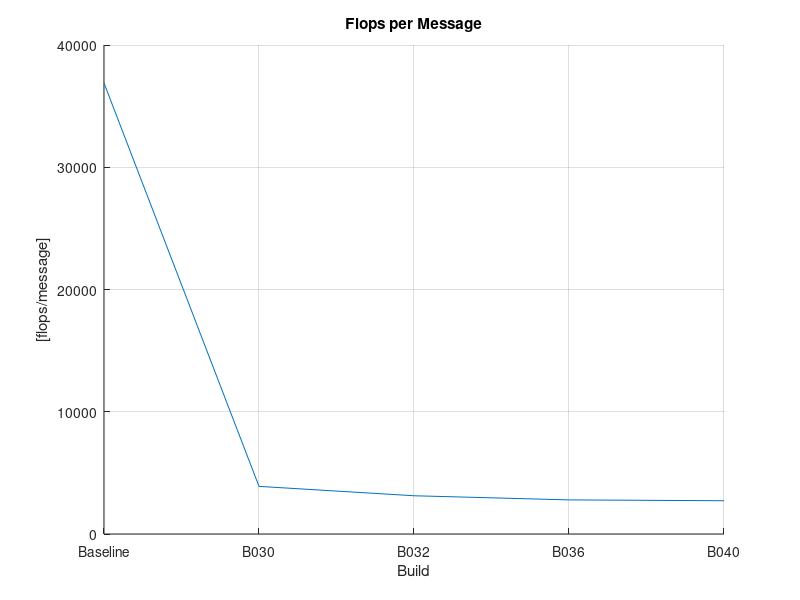
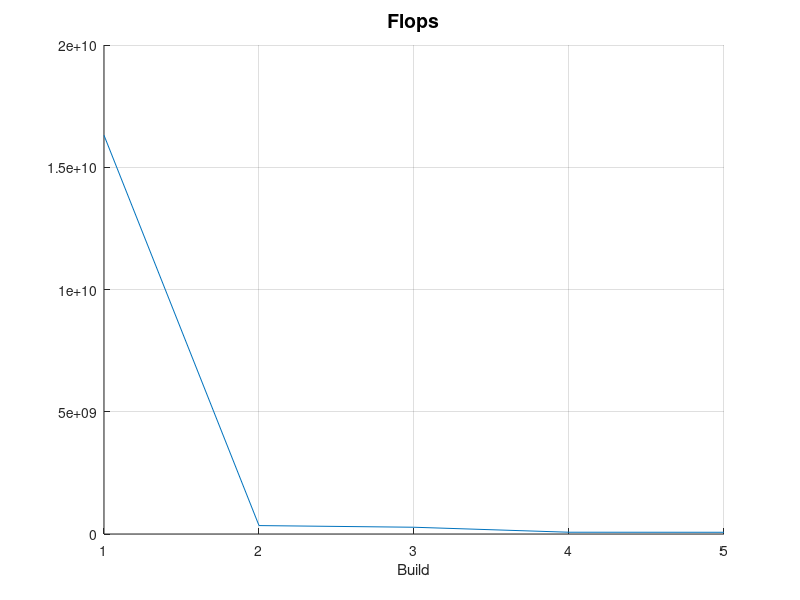

Reproduce these figures in MATLAB, in order. (Note: this script raises an error after producing the figures.)
data = [];
num_flops_data = [];
data_points = 0;
builds = {};

%%
% number of cycles = CPU_CLK_UNHALTED.REF_TSC
% number of flops = FP_COMP_OPS_EXE.SSE_SCALAR_DOUBLE +
%                   FP_COMP_OPS_EXE.SSE_SCALAR_SINGLE + 
%                   FP_COMP_OPS_EXE.X87
%% B003 [Baseline] doubles, N=1
% -O3 -g
N=1;
num_messages = 442075;
num_flops = 13974020961 + 0 + 2334003501;
num_cycles = 355138532707; % reported by vTune
num_cycles_print = 358095519066; % reported by the program itself
runtime_sec = 107.862;
bandwidth_GB_sec = 1.597;

data = [data;data_points, num_flops/num_messages];
data_points = data_points + 1;
num_flops_data = [num_flops_data;data_points, num_flops/N];
builds = [builds, {'Baseline'}];

%% B030 floats, N=10
% -O3 -g
N=10;
num_messages = 884068;
num_flops = 2052003078 + 576000864 + 816001224;
num_cycles = 59584089376; % reported by vTune
num_cycles_print = 5873471722; % reported by the program itself
runtime_sec = 18.097;
bandwidth_GB_sec = 0.931;

data = [data;data_points, num_flops/num_messages];
data_points = data_points + 1;
num_flops_data = [num_flops_data;data_points, num_flops/N];
builds = [builds, {'B030'}];

%% B032 floats, N=10
% -O3 -g
N=10;
num_messages = 884068;
num_flops = 1470002205 + 582000873 + 714001071;
num_cycles = 52960079440; % reported by vTune
num_cycles_print = 5584797774; % reported by the program itself
runtime_sec = 16.085;
bandwidth_GB_sec = 0.941;

data = [data;data_points, num_flops/num_messages];
data_points = data_points + 1;
num_flops_data = [num_flops_data;data_points, num_flops/N];
builds = [builds, {'B032'}];

%% B036 floats, N=10
% -O3 -g
N=10;
num_messages = 260215;
num_flops = 456000684 + 60000090 + 210000315;
num_cycles = 23580035370;
runtime_sec = 7.162;
bandwidth_GB_sec = 1.169;

data = [data;data_points, num_flops/num_messages];
data_points = data_points + 1;
num_flops_data = [num_flops_data;data_points, num_flops/N];
builds = [builds, {'B036'}];

%% B042 floats, N=10
% -O3 -g
N=10;
num_messages = 260215;
num_flops = 420000630 + 66000099 + 222000333;
num_cycles = 21540032310;
runtime_sec = 6.542;
bandwidth_GB_sec = 1.293;

data = [data;data_points, num_flops/num_messages];
data_points = data_points + 1;
num_flops_data = [num_flops_data;data_points, num_flops/N];
builds = [builds, {'B040'}];

%% Flop/message plot styling
fontsize = 14;
figure; hold on; grid on;
plot(data(:,1), data(:,2));
title('Flops per Message');
xlabel('Build')
ylabel('[flops/message]')
set(gca,'XTick',0:1:(data_points-1));
set(gca,'XTickLabel',builds);
print(gcf, '-r150', 'flops_per_message.png', '-dpng');

%% Flop/message plot styling
figure; hold on; grid on;
plot(num_flops_data(:,1), num_flops_data(:,2));
title('Flops', 'fontsize', fontsize);
xlabel('Build')
y = ylabel('[flops]', 'fontsize', fontsize,'rot', 0);
set(y, 'position', [1.5,18 * 10^9,0]);
set(gca,'XTick',0:1:(data_points-1));
set(gca,'XTickLabel',builds);
saveas(gcf, 'ops_reduction', 'pdf')
